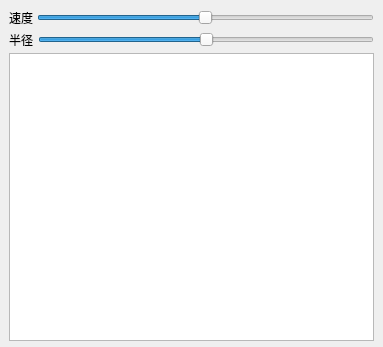
<?xml version="1.0" encoding="UTF-8"?>
<ui version="4.0">
 <class>MainWindow</class>
 <widget class="QMainWindow" name="MainWindow">
  <property name="geometry">
   <rect>
    <x>0</x>
    <y>0</y>
    <width>383</width>
    <height>347</height>
   </rect>
  </property>
  <property name="windowTitle">
   <string>MainWindow</string>
  </property>
  <widget class="QWidget" name="centralwidget">
   <property name="enabled">
    <bool>true</bool>
   </property>
   <property name="maximumSize">
    <size>
     <width>16777215</width>
     <height>16777215</height>
    </size>
   </property>
   <property name="autoFillBackground">
    <bool>false</bool>
   </property>
   <property name="styleSheet">
    <string notr="true"/>
   </property>
   <layout class="QHBoxLayout" name="horizontalLayout_3">
    <property name="spacing">
     <number>3</number>
    </property>
    <property name="bottomMargin">
     <number>6</number>
    </property>
    <item>
     <layout class="QVBoxLayout" name="verticalLayout" stretch="1,1,10">
      <property name="spacing">
       <number>4</number>
      </property>
      <property name="leftMargin">
       <number>0</number>
      </property>
      <item>
       <layout class="QHBoxLayout" name="horizontalLayout">
        <item>
         <widget class="QLabel" name="speed">
          <property name="text">
           <string>速度</string>
          </property>
         </widget>
        </item>
        <item>
         <widget class="QSlider" name="slider_speed">
          <property name="maximum">
           <number>10000</number>
          </property>
          <property name="value">
           <number>5000</number>
          </property>
          <property name="sliderPosition">
           <number>5000</number>
          </property>
          <property name="orientation">
           <enum>Qt::Horizontal</enum>
          </property>
         </widget>
        </item>
       </layout>
      </item>
      <item>
       <layout class="QHBoxLayout" name="horizontalLayout_2">
        <item>
         <widget class="QLabel" name="radius">
          <property name="text">
           <string>半径</string>
          </property>
         </widget>
        </item>
        <item>
         <widget class="QSlider" name="slider_radius">
          <property name="maximum">
           <number>10000</number>
          </property>
          <property name="value">
           <number>5000</number>
          </property>
          <property name="orientation">
           <enum>Qt::Horizontal</enum>
          </property>
         </widget>
        </item>
       </layout>
      </item>
      <item>
       <widget class="QGraphicsView" name="icon">
        <property name="styleSheet">
         <string notr="true">border-image: url(:/background/images/stop.jpg);</string>
        </property>
       </widget>
      </item>
     </layout>
    </item>
   </layout>
  </widget>
 </widget>
 <resources>
  <include location="picture.qrc"/>
 </resources>
 <connections/>
</ui>
